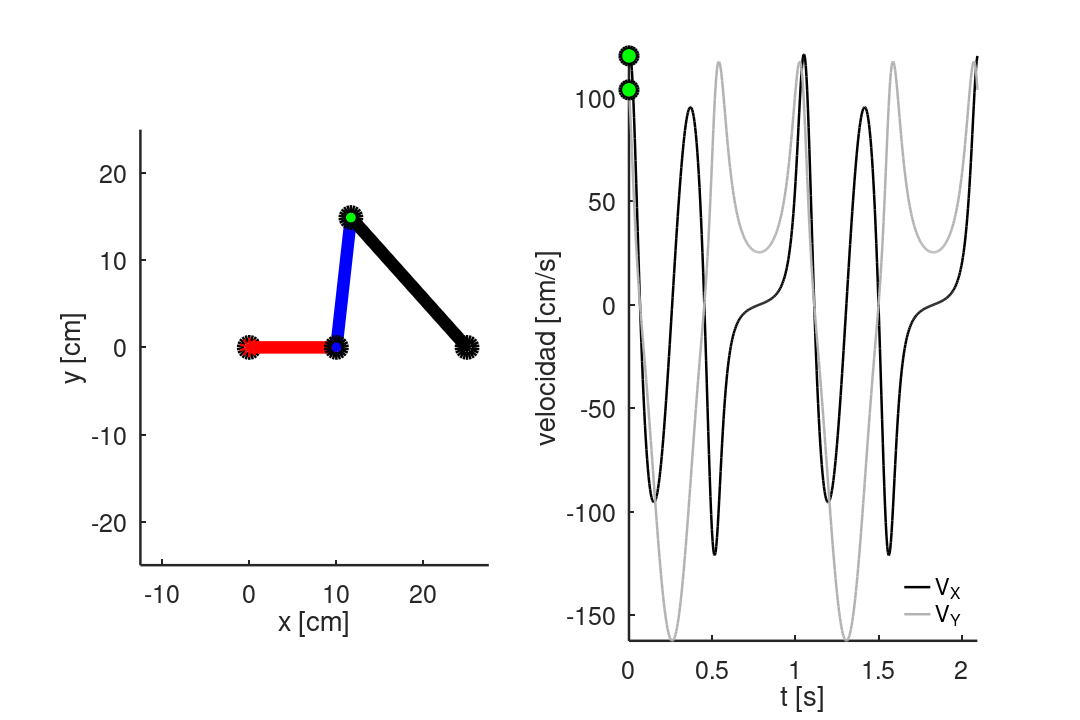
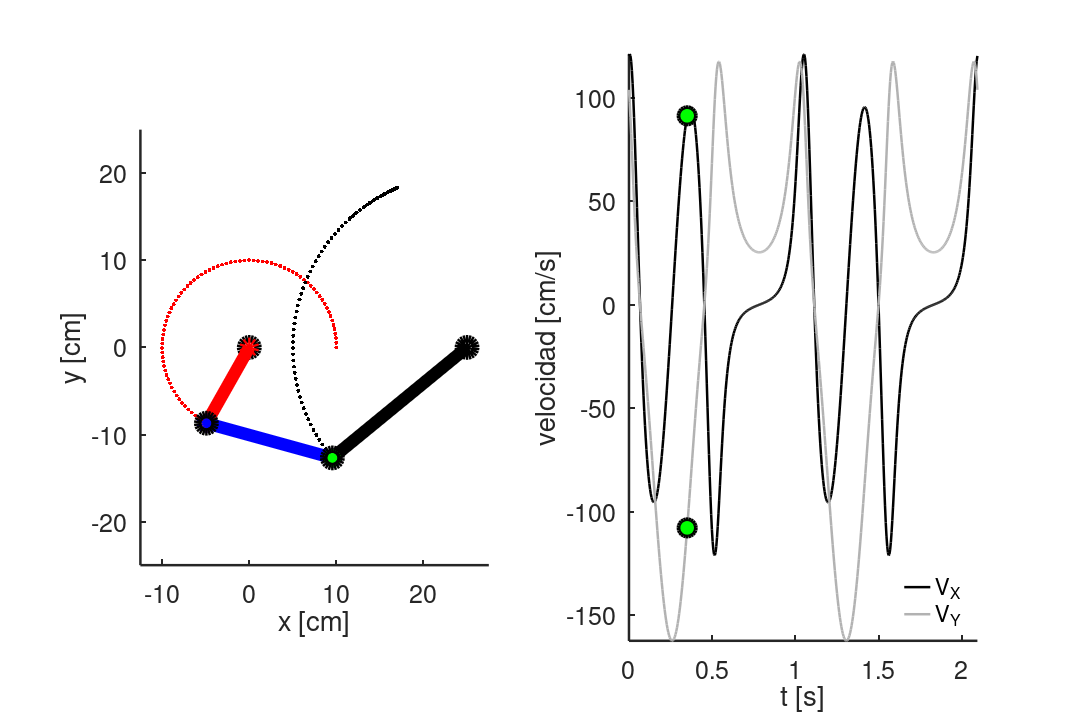
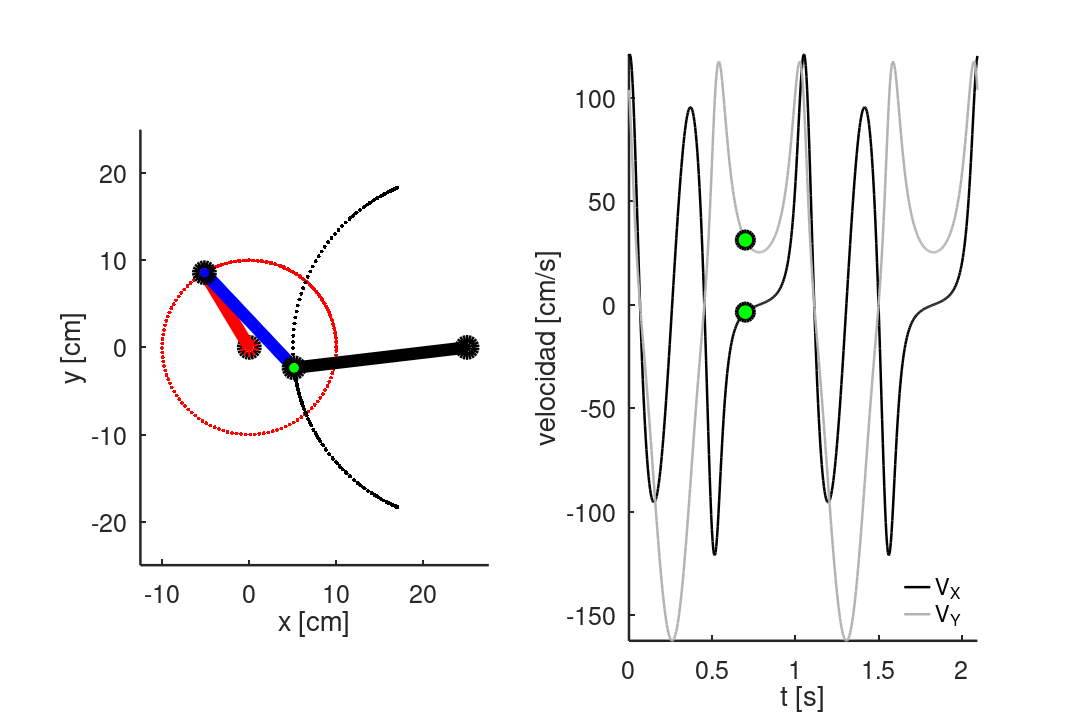
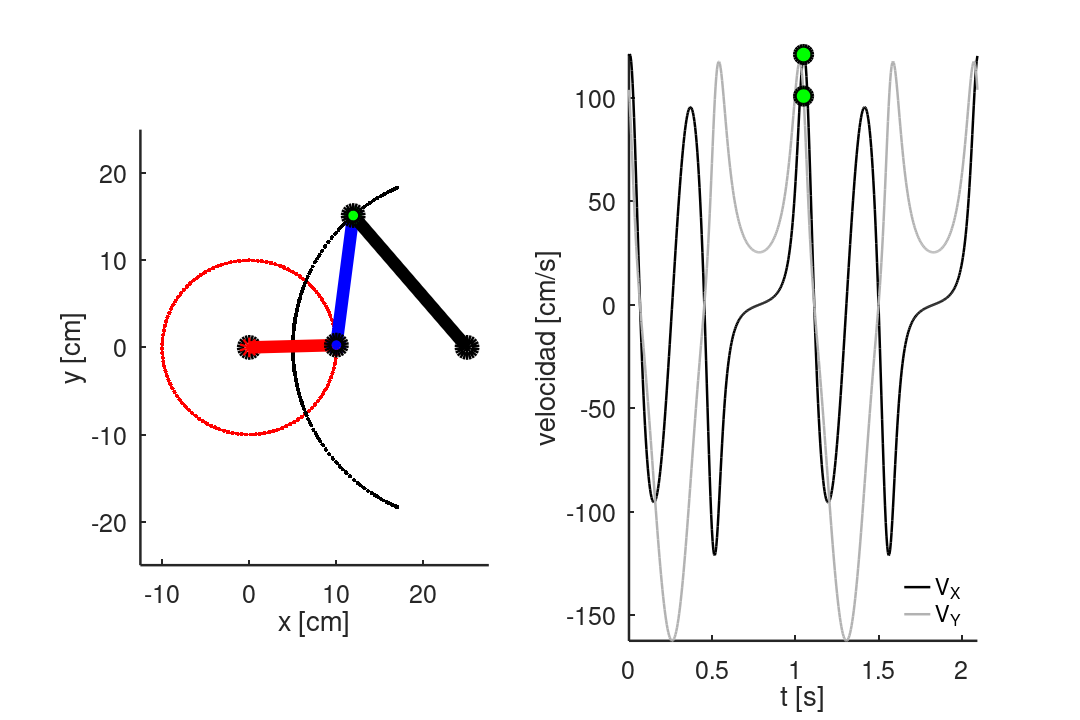

Write MATLAB code to recreate these figures, in order.
% Introduccion a Octave - 2023 - FCAI-UNCuyo - MoCCAI
% 
% Trabajo Practico 5 - Ejercicio 1
%
% Cinematica del solido rigido.
%
% Sistema de ecuaciones vectoriales. Se considera un sistema de barras 
% que giran sin rozamiento.
% Una barra AB de longitud a=10cm gira con velocidad angular de 12 [rad/s] en 
% sentido anti horario. A esta barra está unida una barra BC de longitud b=15cm,
% la cual gira libremente. Finalmente el otro extremo de la barra BC está unida
% a la barra CD de longitud c=20cm que posee su otro extremo fijo.
%
% Se pide determinar la posición de las barras en función del tiempo, determinar
% las velocidades de los puntos de unión y las aceleraciones.

clear all
close all


% Datos
a=10;
b=15;
c=20;
w=12;  %velocidad angular

% Si se desea ver la animación del sistema se debe definit ipeli menor a 0
ipeli=0;

% Mediante un análisis geométrico determinamos las posiciones de los 
% puntos P1 y P2
function [x1, y1] = pos_pto1(a, wt)
  x1 = a * cos(wt);
  y1 = a * sin(wt);
endfunction

function [x2, y2] = pos_pto2(a, c, pt)
  x2 = a/2 + c - c * cos(pt);
  y2 = c * sin(pt);
endfunction

% Determinamos las posiciones para una vuelta completa, t=[0,2*pi/w]
Nt= 480; %nro de instantes de tiempo a evaluar
tt= linspace(0,8*pi/w,Nt);
P1= zeros(Nt,2);
P2= zeros(Nt,2);
for i=1:Nt
  wt = w*tt(i);
  
  [x1, y1] = pos_pto1(a, wt);
  
  L     = sqrt( (x1-a/2-c)^2 + y1^2 );
  beta  = acos( (L^2 + c^2 - b^2)/(2*L*c) );
  theta = acos( (L^2 + (a/2+c)^2 - a^2)/(2*L*(a/2+c)) ) * sign(y1);
  
  if (wt>pi && wt<3*pi) || (wt>5*pi && wt<7*pi)
    beta = -beta;
  endif
  
  pt   = beta+theta;
  [x2, y2] = pos_pto2(a, c, pt);

  %Almacenamos las posiciones de los puntos en función de t   
  P1(i,:) = [x1, y1];
  P2(i,:) = [x2, y2];
end

% Velocidad del punto P2 en función del tiempo
dt=tt(2);

V2=[ diff(P2(:,1)), diff(P2(:,2)) ] / dt;
V2(Nt,:)=V2(1,:);

for i=1:80:Nt 
    figure(1);clf
    subplot(1,2,1)
    hold on
    plot(P1(1:i,1),P1(1:i,2),'r.','markersize',10)
    plot(P2(1:i,1),P2(1:i,2),'k.','markersize',10)
    plot(0,0,'ko','markersize',14,'linewidth',6)
    plot(a/2+c,0,'ko','markersize',14,'linewidth',6)
    plot([0,P1(i,1)],[0,P1(i,2)],'ro-','linewidth',10)
    plot([P1(i,1),P2(i,1)],[P1(i,2),P2(i,2)],'bo-','linewidth',10)
    plot([P2(i,1),a/2+c],[P2(i,2),0],'ko-','linewidth',10)
    plot(P1(i,1),P1(i,2),'ko','markersize',14,'linewidth',6)
    plot(P2(i,1),P2(i,2),'ko','markersize',14,'linewidth',6,'markerfacecolor','g')
    axis equal
    xlim([-a-a/4,a/2+c+a/4])
    ylim([-c-a/2,c+a/2])
    hold off
    xlabel('x [cm]','fontsize',24)
    ylabel('y [cm]','fontsize',24)
    set(gca,'fontsize',20,'linewidth', 2)
    
    subplot(1,2,2)
    hold on
    plot(tt(1:Nt),V2(:,1),'k-','linewidth',2)
    plot(tt(1:Nt),V2(:,2),'color',[0.7,0.7,0.7],'linewidth',2)
    plot(tt(i),V2(i,1),'ko','markersize',14,'linewidth',3,'markerfacecolor','g')
    plot(tt(i),V2(i,2),'ko','markersize',14,'linewidth',3,'markerfacecolor','g')
    hold off
    xlabel('t [s]','fontsize',24)
    ylabel('velocidad [cm/s]','fontsize',24)
    xlim([0, tt(end)])
    ylim([-170,130])
    axis 'tight'
    h=legend('V_X', 'V_Y','location','southeast','orientation','vertical');
    legend boxoff
    set(h,'fontsize',16)
    set(gca,'fontsize',20,'linewidth', 2)

    set (gcf, "paperunits", "inches", "paperposition", [0, 0, 12, 8]);

    ifile=sprintf('barra%03d.png',i);
    print(ifile,'-r300')
    pause
    
    %print barras_peli.pdf -append -landscape -r300
endfor
  
%im = imread ("barras_peli.pdf", "Index", "all");
%imwrite (im, "barras_peli.gif", "DelayTime", 0)


V1=[ diff(P1(:,1)), diff(P1(:,2)) ] / dt;
V1(Nt,:)=V1(1,:);

figure(2);clf
hold on
plot(tt(1:Nt),V1(:,1),'k-','linewidth',2)
plot(tt(1:Nt),V1(:,2),'k:','linewidth',2)
plot(tt(i),V1(i,1),'ko','markersize',14,'linewidth',3,'markerfacecolor','g')
plot(tt(i),V1(i,2),'ko','markersize',14,'linewidth',3,'markerfacecolor','g')
hold off
xlabel('t [s]','fontsize',24)
ylabel('velocidad [cm/s]','fontsize',24)
xlim([0, tt(end)])
%ylim([-170,130])
axis 'tight'
h=legend('V_X', 'V_Y','location','southeast','orientation','vertical');
legend boxoff
set(h,'fontsize',16)
set(gca,'fontsize',20,'linewidth', 2)
